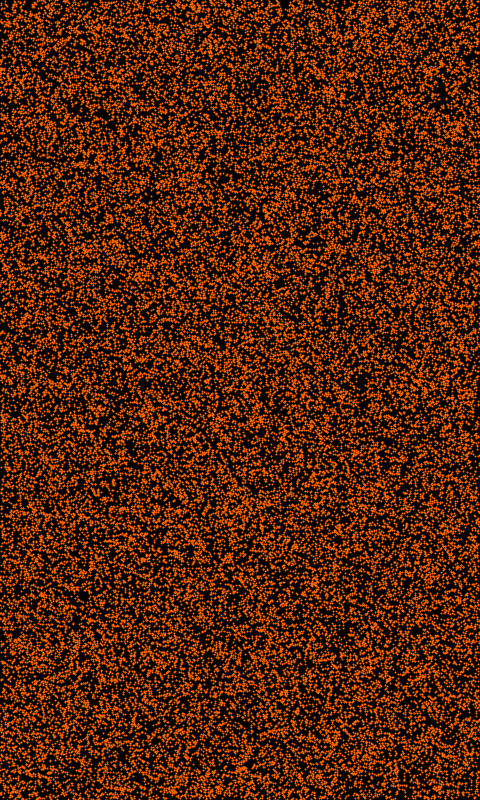
Frame 1 (no input)
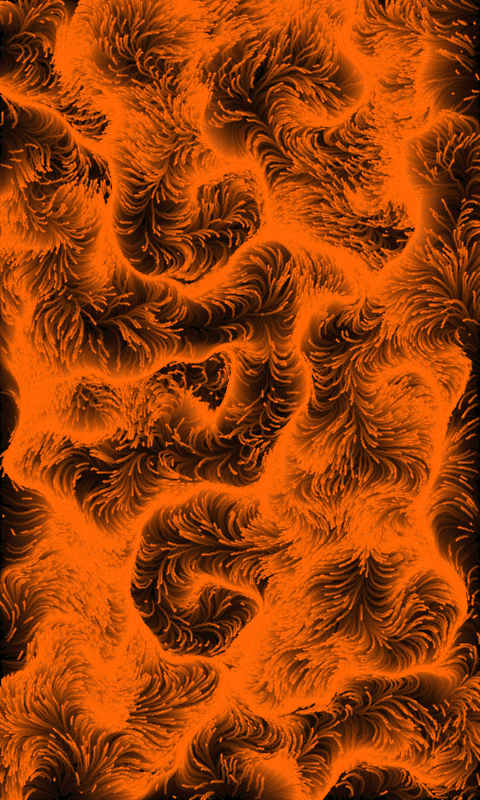
Frame 60 (the mouse pressed at the canvas centre just before this capture)
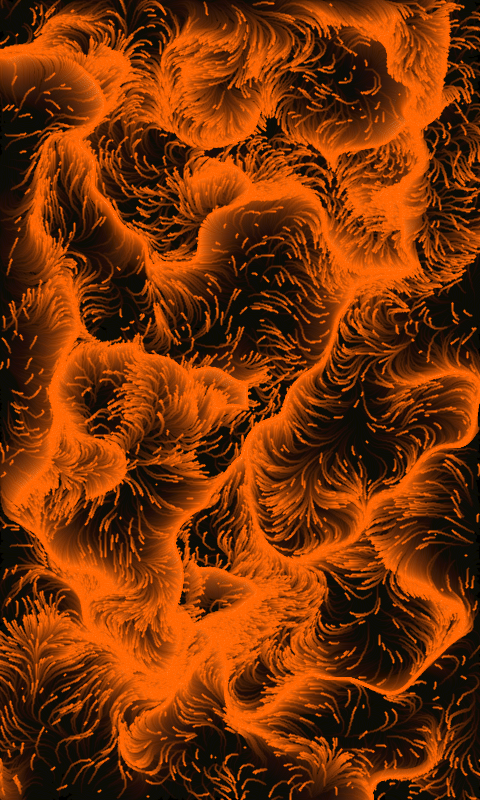
Frame 120 (the mouse held since frame 60 and released just before this capture)

The Processing sketch that drew these frames (run headless with seeded random() and noise(); from frame 60 on, the mouse is pressed at the canvas centre):

// Processing sketch: red_fire
// ── red_fire.pde
long seed = 12345;
float timeSpeed = 0.005;
float noiseScale = 0.005;
float stepSize = 1;

boolean invertColors = true;

PVector[][] field;
ArrayList<Particle> particles;
int maxParticles = 50000;

void setup() {
  size(480, 800);
  seed *= millis();
  noiseSeed(seed);
  randomSeed(seed);

  field = new PVector[width][height];
  particles = new ArrayList<Particle>();

  // Pre-calculate the flow field
  for (int y = 0; y < height; y++) {
    for (int x = 0; x < width; x++) {
      float noiseValue = noise(x * noiseScale, y * noiseScale);
      float angle = map(noiseValue, 0, 1, 0, TWO_PI * 4);
      field[x][y] = PVector.fromAngle(angle);
    }
  }

  // Create particles
  for (int i = 0; i < maxParticles; i++) {
    particles.add(new Particle(random(width), random(height)));
  }

  // Set initial background color
  background(invertColors ? 0 : 255);
}

void draw() {
  // Semi-transparent overlay for trails
  fill(invertColors ? 0 : 255, 10);
  noStroke();
  rect(0, 0, width, height);

  // Animate the flow field over time
  if (frameCount % 10 == 0) {
    for (int y = 0; y < height; y++) {
      for (int x = 0; x < width; x++) {
        float noiseValue = noise(x * noiseScale, y * noiseScale, frameCount * timeSpeed);
        float angle = map(noiseValue, 0, 1, 0, TWO_PI * 4);
        field[x][y] = PVector.fromAngle(angle);
      }
    }
  }

  // Update and display particles
  for (Particle p : particles) {
    p.update();
    p.display();
  }
}

class Particle {
  PVector position;
  PVector prevPosition;

  Particle(float x, float y) {
    position = new PVector(x, y);
    prevPosition = position.copy();
  }

  void update() {
    // Wrap particles that go off-screen
    if (position.x < 0 || position.x >= width || position.y < 0 || position.y >= height) {
      position.x = random(width);
      position.y = random(height);
      prevPosition = position.copy();
    }

    prevPosition = position.copy();

    // Get vector from flow field
    int fieldX = (int) constrain(position.x, 0, width - 1);
    int fieldY = (int) constrain(position.y, 0, height - 1);
    PVector currentVector = field[fieldX][fieldY];

    position.add(currentVector.x * stepSize, currentVector.y * stepSize);
  }

  void display() {
    // The trail
    stroke(invertColors ? 255 : 0, 20);
    strokeWeight(1);
    line(prevPosition.x, prevPosition.y, position.x, position.y);
    
    // The point at the head of the particle
    stroke(invertColors ? color(255, 100, 0) : color(0, 100, 255));
    strokeWeight(2);
    point(position.x, position.y);
  }
}
